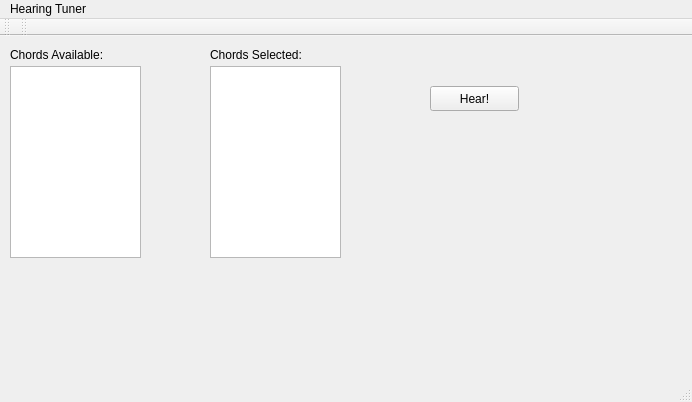
<?xml version="1.0" encoding="UTF-8"?>
<ui version="4.0">
 <class>MainView</class>
 <widget class="QMainWindow" name="MainView">
  <property name="geometry">
   <rect>
    <x>0</x>
    <y>0</y>
    <width>692</width>
    <height>402</height>
   </rect>
  </property>
  <property name="windowTitle">
   <string>Hearing Tuner For Guitar!</string>
  </property>
  <widget class="QWidget" name="centralWidget">
   <widget class="QLabel" name="chordAvailLabel">
    <property name="geometry">
     <rect>
      <x>10</x>
      <y>10</y>
      <width>130</width>
      <height>17</height>
     </rect>
    </property>
    <property name="text">
     <string>Chords Available:</string>
    </property>
   </widget>
   <widget class="QListView" name="chordsAvailList">
    <property name="geometry">
     <rect>
      <x>10</x>
      <y>30</y>
      <width>131</width>
      <height>192</height>
     </rect>
    </property>
   </widget>
   <widget class="QLabel" name="chordsSelectedLabel">
    <property name="geometry">
     <rect>
      <x>210</x>
      <y>10</y>
      <width>130</width>
      <height>17</height>
     </rect>
    </property>
    <property name="text">
     <string>Chords Selected:</string>
    </property>
   </widget>
   <widget class="QListView" name="chordsSelectedList">
    <property name="geometry">
     <rect>
      <x>210</x>
      <y>30</y>
      <width>131</width>
      <height>192</height>
     </rect>
    </property>
   </widget>
   <widget class="QPushButton" name="hearBtn">
    <property name="geometry">
     <rect>
      <x>430</x>
      <y>50</y>
      <width>89</width>
      <height>25</height>
     </rect>
    </property>
    <property name="text">
     <string>Hear!</string>
    </property>
    <property name="checkable">
     <bool>false</bool>
    </property>
    <property name="checked">
     <bool>false</bool>
    </property>
   </widget>
  </widget>
  <widget class="QMenuBar" name="menuBar">
   <property name="geometry">
    <rect>
     <x>0</x>
     <y>0</y>
     <width>692</width>
     <height>22</height>
    </rect>
   </property>
   <widget class="QMenu" name="menuHearing_Tuner">
    <property name="title">
     <string>Hearing Tuner</string>
    </property>
   </widget>
   <addaction name="menuHearing_Tuner"/>
  </widget>
  <widget class="QToolBar" name="mainToolBar">
   <attribute name="toolBarArea">
    <enum>TopToolBarArea</enum>
   </attribute>
   <attribute name="toolBarBreak">
    <bool>false</bool>
   </attribute>
  </widget>
  <widget class="QStatusBar" name="statusBar"/>
  <widget class="QToolBar" name="toolBar">
   <property name="windowTitle">
    <string>toolBar</string>
   </property>
   <attribute name="toolBarArea">
    <enum>TopToolBarArea</enum>
   </attribute>
   <attribute name="toolBarBreak">
    <bool>false</bool>
   </attribute>
  </widget>
 </widget>
 <layoutdefault spacing="6" margin="11"/>
 <resources/>
 <connections/>
</ui>
